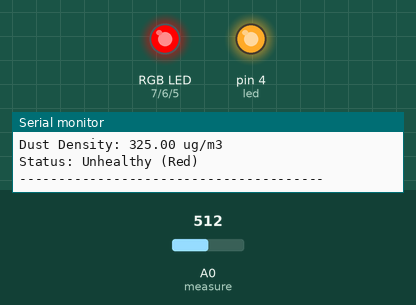
A sketch run on a simulated Arduino Uno, built with avr-gcc and run on an emulated ATmega328P. Shown: an RGB LED mixed from three pins (HIGH = lit), output pins drawn as LEDs (lit = HIGH), the last lines printed to the serial monitor. Inputs (shaded band) come from the test bench; at power-on: A0 (measure) = 512.

Above: at 1.8 s.
1.9 s: A0 (measure) set to 232
3.4 s: A0 (measure) set to 203
At 5.1 s:
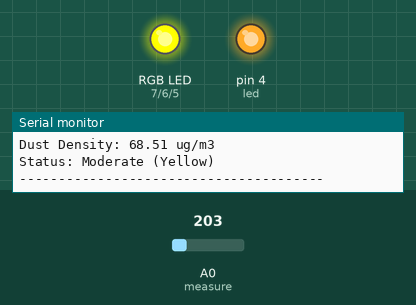
5.7 s: A0 (measure) set to 171
7.5 s: A0 (measure) set to 145
At 9.2 s:
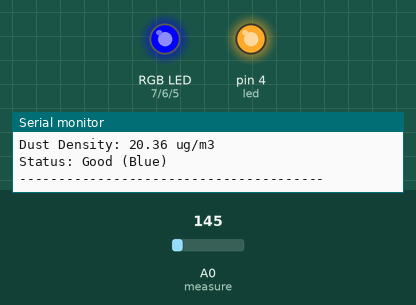
9.9 s: A0 (measure) set to 306
At 11.1 s:
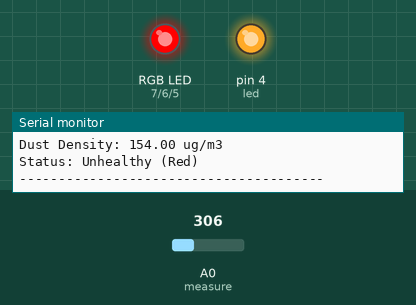
11.9 s: A0 (measure) set to 122
At 12.9 s:
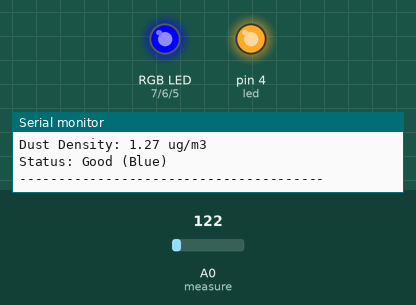
Timing chart, 0 to 14.9 s (numbered marks = the images above; inputs shaded):
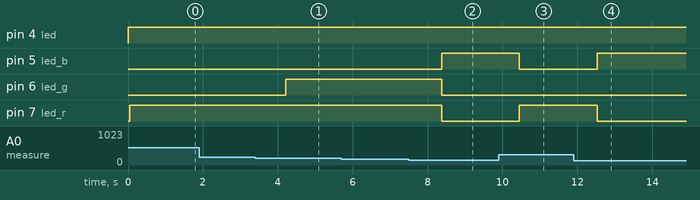

Measured:
- the behaviour switches between 217 and 216 on A0 (measure) (found by bisection; images 0 and 1)
- the behaviour switches between 157 and 156 on A0 (measure) (found by bisection; images 1 and 2)
- after the input at 3.4 s, pin 6 (led_g): LOW → HIGH after 0.82 s
- after the input at 7.5 s, pin 5 (led_b): LOW → HIGH after 0.88 s; pin 6 (led_g), pin 7 (led_r): HIGH → LOW after 0.88 s
- after the input at 9.9 s, pin 5 (led_b): HIGH → LOW after 0.55 s; pin 7 (led_r): LOW → HIGH after 0.55 s
- after the input at 11.9 s, pin 5 (led_b): LOW → HIGH after 0.63 s; pin 7 (led_r): HIGH → LOW after 0.63 s

The sketch:

dust_sensor.ino
```cpp
#define led 4
#define measure A0
#define led_r 7
#define led_g 6
#define led_b 5

const int samplingTime = 280;
const int sleepTime = 40;
const int delayTime = 9680;

float voMeasured = 0;
float calcVoltage = 0;
float dustDensity = 0;

void setup() {
  Serial.begin(9600);

  pinMode(led, OUTPUT);
  pinMode(led_r, OUTPUT);
  pinMode(led_g, OUTPUT);
  pinMode(led_b, OUTPUT);

  Serial.println("미세먼지 농도에 따른 RGB LED 제어 시작");
}

void loop() {
  digitalWrite(led, LOW);
  delayMicroseconds(samplingTime);
  voMeasured = analogRead(measure);
  delayMicroseconds(sleepTime);
  digitalWrite(led, HIGH);
  delayMicroseconds(delayTime);

  calcVoltage = voMeasured * (5.0 / 1024.0);
  dustDensity = (0.17 * calcVoltage - 0.1) * 1000;
  if (dustDensity < 0) {
    dustDensity = 0;
  }

  Serial.print("Dust Density: ");
  Serial.print(dustDensity);
  Serial.println(" ug/m3");

  if (dustDensity <= 30) {
    Serial.println("Status: Good (Blue)");
    setColor(0, 0, 255);
  } else if (dustDensity <= 80) {
    Serial.println("Status: Moderate (Yellow)");
    setColor(255, 255, 0);
  } else {
    Serial.println("Status: Unhealthy (Red)");
    setColor(255, 0, 0);
  }

  Serial.println("---------------------------------------");
  delay(1000);
}

void setColor(int redValue, int greenValue, int blueValue) {
  analogWrite(led_r, redValue);
  analogWrite(led_g, greenValue);
  analogWrite(led_b, blueValue);
}
```
